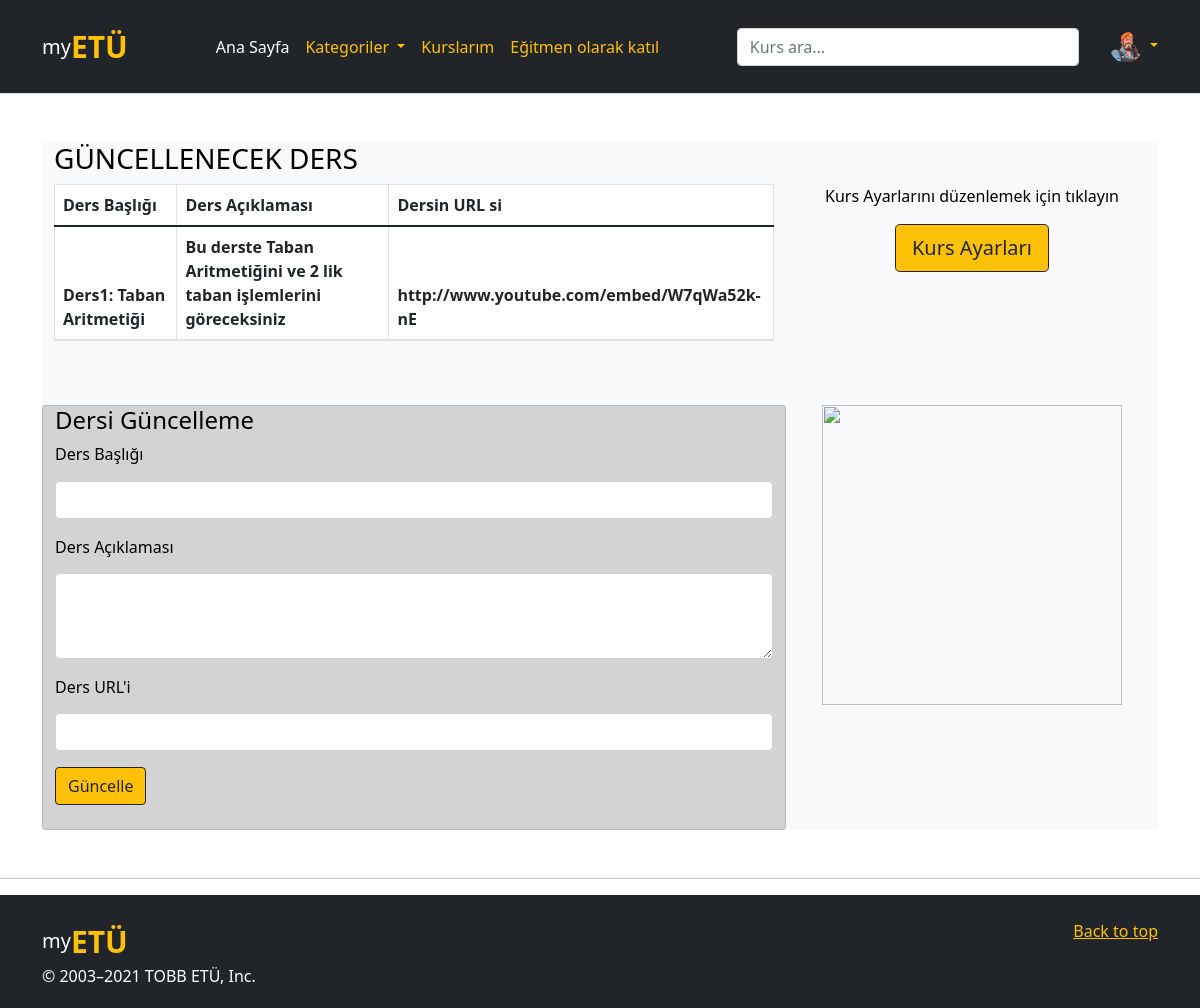
Page /ders_update/1 (signed in) on the committed database.
### website/models.py (models this page shows, shortened)
class User(db.Model, UserMixin):
    id = db.Column(db.Integer, primary_key=True, nullable=False)
    email = db.Column(db.String(150), unique=True, nullable=False)
    password = db.Column(db.String(150), nullable=False)
    first_name = db.Column(db.String(50), nullable=False)
    last_name = db.Column(db.String(50), nullable=False)
    date = db.Column(db.DateTime(timezone=True), default=func.now())
    role = db.Column(db.Integer, default = 0)
    unvan = db.Column(db.String(40))
    adres = db.Column(db.String(50))
    telefon = db.Column(db.String(12))
    github = db.Column(db.String(40))
    twitter = db.Column(db.String(40))
    instagram = db.Column(db.String(40))
    linkedin = db.Column(db.String(40))
    subscriptions = db.relationship('Kurs', secondary = 'subs', backref = db.backref('subscribers', lazy = 'dynamic'))
    kurs_yorumlar = db.relationship('KursYorum')
    ders_yorumlar = db.relationship('DersYorum')
    image_file = db.Column(db.String(20), nullable=False, default='default.jpg')

class Ders(db.Model):
    id = db.Column(db.Integer, primary_key = True)
    video_url = db.Column(db.String(1000))
    baslik = db.Column(db.String(100), nullable = False)
    aciklama = db.Column(db.String(100))
    date = db.Column(db.DateTime(timezone=True), default=func.now())
    kurs_id = db.Column(db.Integer, db.ForeignKey('kurs.id'))

### website/views.py (the view, shortened to what this page needs)
@views.route('/ders_update/<int:id>', methods=['GET', 'POST'])
@login_required
def dersi_update(id):
    ders = Ders.query.filter_by(id=id).first()
    kurs = Kurs.query.filter_by(id=ders.kurs_id).first()
    return render_template("ders_update.html", user=current_user, ders=ders, kurs=kurs)

### website/__init__.py (called while the page is built)
@login_manager.user_loader
def load_user(id):
    return User.query.get(int(id))

### website/templates/ders_update.html (shortened to what this page needs)
{% extends "temel.html" %} {% block title %}Hesap{% endblock %} {% block content
    %}
    <div class="container mt-5 btn-light">
        <div class="row">
            <div class="col-sm-8">
                <h3>GÜNCELLENECEK DERS</h3>
            </div>
            <div class="col-sm-4"> </div>
        </div>
        <div class="row">
            <div class="col-sm-8">
                <table id="productTable" class="table table-bordered table-condensed table-striped text-dark bg-white">
                    <thead>
                        <tr>
                            <th>Ders Başlığı</th>
                            <th>Ders Açıklaması</th>
                            <th>Dersin URL si</th>
                        </tr>
                    </thead>
                    <thead>
                        <tr>
                            <th>{{ders.baslik}}</th>
                            <th>{{ders.aciklama}}</th>
                            <th>{{ders.video_url}}</th>
                        </tr>
                    </thead>
                </table>
            </div>
            <div class="col-sm-4 text-center">
                <P class="text-center">Kurs Ayarlarını düzenlemek için tıklayın</P>
                <form action="/kurs_ayarlari/{{kurs.id}}">
                    <input type="submit" value="Kurs Ayarları" id="kaydol"
                        class="btn btn-lg btn-outline-dark btn-warning" />
                </form>
            </div>
        </div>
        <div class="row mt-5">
            <div class="col-sm-8 card" style="background-color: lightgray">
                <h4>Dersi Güncelleme</h4>
                <form method="POST">
                <div class="panel" >
                    <div class="panel-body">
                        <div class="form-group">
                            <label for="productname">
                                <h6>Ders Başlığı</h6>
                            </label>
                            <input type="text" class="form-control"
                                name="baslik" id="productname" />
                        </div>
                         <div class="form-group">
                            <label for="introdate">
                                <h6>Ders Açıklaması</h6>
                            </label>
                            <textarea type="text" class="form-control" id="introdate"
                            name="aciklama" rows="3"></textarea>
                        </div>
                        <div class="form-group">
                            <label for="url">
                                <h6>Ders URL'i</h6>
                            </label>
                            <input type="url" name="url" class="form-control"  id="url" />
                        </div>
                    </div>
                    <div class="panel-footer">
                        <div class="row">
                            <div class="col-xs-12">
                                <button type="submit" id="ekle" class="btn btn-warning btn-outline-dark">
                                    Güncelle
                                </button>
                            </div>
                        </div>
                    </div>
                    <br>
                </form>
                </div>
            </div>
            <div class="col-sm-4 text-center">
                <img  width="300" height="300" src="https://www.nicepng.com/png/detail/248-2488670_learning-vector-education-png-transparent-library-different-industries.png" alt="">
            </div>
        </div>
    </div>
    {% endblock %}

### website/templates/temel.html (shortened to what this page needs)
<!DOCTYPE html>
<html>
<head>
    <link rel="stylesheet" href="https://stackpath.bootstrapcdn.com/bootstrap/4.4.1/css/bootstrap.min.css"
 />
    <link rel="stylesheet" href="https://stackpath.bootstrapcdn.com/font-awesome/4.7.0/css/font-awesome.min.css"
 />
    <link href="https://cdn.jsdelivr.net/npm/bootstrap@5.0.2/dist/css/bootstrap.min.css" rel="stylesheet"
>
</head>
<body>
    <header class="p-4 mb-3 border-bottom bg-dark text-white">
        <div class="container">
            <div class="d-flex flex-wrap align-items-center justify-content-center justify-content-lg-start">
                <a href="/" style="font-size: 20px;"
                    class="d-flex align-items-center mb-2 mb-lg-0 text-white text-decoration-none">my<span
                        style="font-weight: bold; font-size: 30px;" class="text-warning">ETÜ</span></a>
                <ul class=" text-warning nav col-12 col-lg-auto me-lg-auto mb-2 justify-content-center mb-md-0">
                    <li><a href="/" class="nav-link px-2 text-white">Ana Sayfa</a></li>
                    <li class="dropdown"><a class="dropdown-toggle nav-link px-2 text-warning" data-toggle="dropdown" href="#">Kategoriler </a>
                    </li>
                    <li><a href="/kurslarım" class="nav-link px-2 text-warning">Kurslarım</a></li>
                    {% if current_user.role == 0 %}
                    <li><a href="/egitmen_ol" class="nav-link px-2 text-warning">Eğitmen olarak katıl</a></li>
                    {% else %}
                    <li><a href="/egitmenkurslari" class="nav-link px-2 text-warning">Yayınlanan Kurslar</a></li>
                    {% endif %}
                </ul>
                <form class="col-12 col-lg-4 mb-3 mb-lg-0 me-lg-3" method="POST">
                    <input type="search" class="form-control form-control-dark" placeholder="Kurs ara..."
                        aria-label="Search" name=arama id=arama>
                </form>
                <div class="dropdown text-right">
                    <a href="#" class="d-block link-warning text-decoration-none dropdown-toggle " id="dropdownUser1"
                        data-bs-toggle="dropdown" aria-expanded="false">
                        <img src="../static/profile_pics/{{current_user.image_file}}" alt="mdo" width="32" height="32"
                            class="rounded-circle">
                    </a>
                </div>
            </div>
        </div>
    </header>
    <div class="container">{% block content %} {% endblock %}</div>
    <hr class="featurette-divider bg-dark mt-5">
    <div class="bg-dark pt-4 pb-1  ">
        <footer class="container bg-dark ">
            <p class="float-end"><a class="text-warning" href="#">Back to top</a></p>
            <a href="/" style="font-size: 20px;"
                class="d-flex align-items-center mb-2 mb-lg-0 text-white text-decoration-none">my<span
                    style="font-weight: bold; font-size: 30px;" class="text-warning">ETÜ</span></a>
            <p class="text-white">&copy; 2003–2021 TOBB ETÜ, Inc.</p>
        </footer>
    </div>
</body>

### rows in the picture
User: image_file (picture)
Ders: baslik "Ders1: Taban Aritmetiği", aciklama "Bu derste Taban Aritmetiğini ve 2 lik taban işlemlerini göreceksiniz", video_url "http://www.youtube.com/embed/W7qWa52k-nE"
